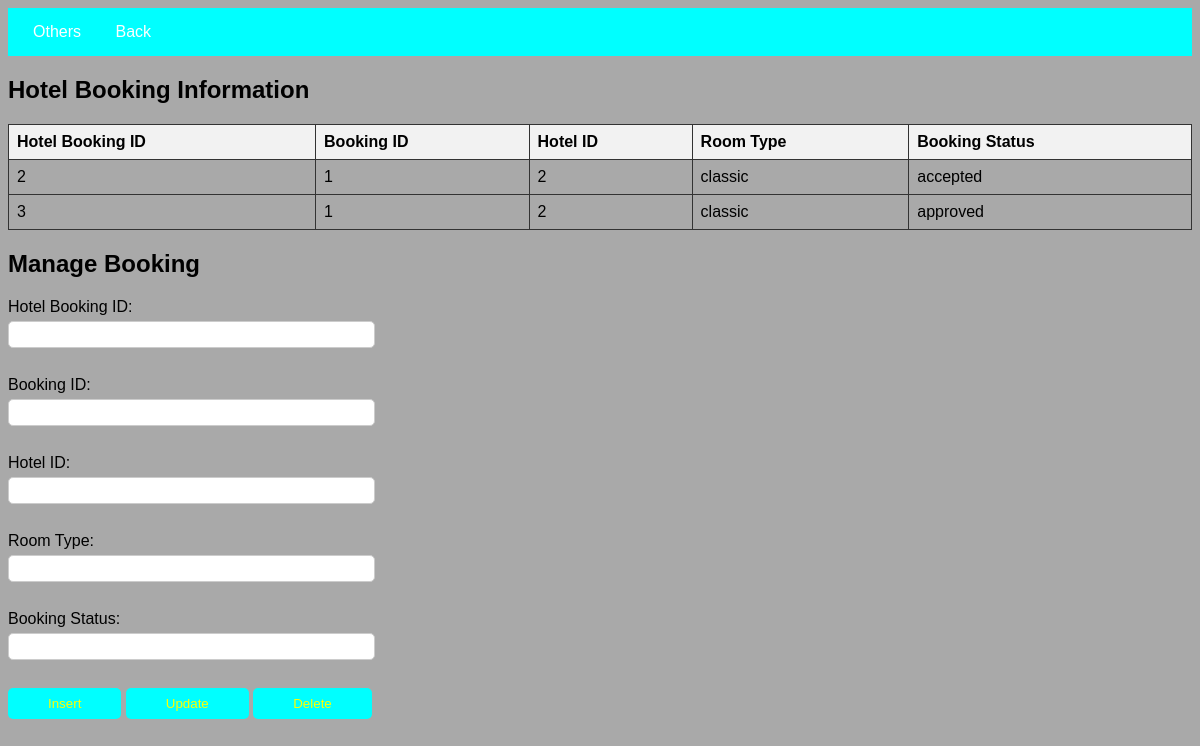
Page /hotel_booking.php on the committed database.
### tables this page shows
CREATE TABLE `hotel_bookings` (
  `hotel_booking_id` int(11) NOT NULL,
  `booking_id` int(11) NOT NULL,
  `hotel_id` int(11) NOT NULL,
  `room_type` varchar(255) NOT NULL,
  `booking_status` varchar(100) NOT NULL
);

### hotel_booking.php (the view, shortened to what this page needs)
<!DOCTYPE html>
<html lang="en">
<head>
    <link rel="stylesheet" type="text/css" href="tables.css" title="style 1" media="screen, tv, projection, handheld, print" />
</head>
<body>
<header>
    <nav>
        <ul>
            <li class="dropdown">
                <a href="#" class="button">Others</a>
            </li>
            <li><a href="hotel_booking.html" class="back-button">Back</a></li>
        </ul>
    </nav>
</header>
<div class="content">
    <h2>Hotel Booking Information</h2>
    <table>
        <tr>
            <th>Hotel Booking ID</th>
            <th>Booking ID</th>
            <th>Hotel ID</th>
            <th>Room Type</th>
            <th>Booking Status</th>
        </tr>
        <?php
        include 'DB_connection.php';
        $sql = "SELECT * FROM hotel_bookings";
        $result = $connection->query($sql);
        if ($result === false) {
            echo "<tr><td colspan='5'>Error fetching data: " . $connection->error . "</td></tr>";
        } elseif ($result->num_rows > 0) {
            while ($row = $result->fetch_assoc()) {
                echo "<tr>
                            <td>{$row['hotel_booking_id']}</td>
                            <td>{$row['booking_id']}</td>
                            <td>{$row['hotel_id']}</td>
                            <td>{$row['room_type']}</td>
                            <td>{$row['booking_status']}</td>
                          </tr>";
            }
        } else {
            echo "<tr><td colspan='5'>No data found</td></tr>";
        }
        ?>
    </table>
    <h2>Manage Booking</h2>
    <form method="post" action="" onsubmit="return confirmAction()">
        <label for="hotel_booking_id">Hotel Booking ID:</label>
        <input type="number" id="hotel_booking_id" name="hotel_booking_id" required><br><br>
        <label for="booking_id">Booking ID:</label>
        <input type="number" id="booking_id" name="booking_id" required><br><br>
        <label for="hotel_id">Hotel ID:</label>
        <input type="number" id="hotel_id" name="hotel_id" required><br><br>
        <label for="room_type">Room Type:</label>
        <input type="text" id="room_type" name="room_type" required><br><br>
        <label for="booking_status">Booking Status:</label>
        <input type="text" id="booking_status" name="booking_status" required><br><br>
        <input type="submit" value="Insert" name="add">
        <input type="submit" value="Update" name="update">
        <input type="submit" value="Delete" name="delete">
    </form>
</div>
</body>
</html>

### tables.css (style rules this page uses)
body { background-color: darkgray; font-family: Arial, sans-serif; }
nav { background-color: cyan; padding: 15px; }
nav ul { list-style-type: none; margin: 0; padding: 0; }
nav ul li { display: inline-block; margin-right: 10px; }
nav ul li a { text-decoration: none; color: #fff; padding: 10px; border-radius: 5px; transition: background-color 0.3s; }
table { width: 100%; border-collapse: collapse; }
th, td { border: 1px solid #333; padding: 8px; text-align: left; }
th { background-color: #f2f2f2; }
label { display: block; margin-bottom: 5px; }
input[type="text"], input[type="number"] { width: 30%; padding: 5px; margin-bottom: 10px; border-radius: 5px; border: 1px solid #ccc; }
input[type="submit"] { padding: 8px 40px; background-color: cyan; color: yellow; border: none; border-radius: 5px; cursor: pointer; }

### rows in the picture
hotel_bookings: hotel_booking_id "2", booking "1", hotel "2", room_type "classic", booking_status "accepted"
hotel_bookings: hotel_booking_id "3", booking "1", hotel "2", room_type "classic", booking_status "approved"
